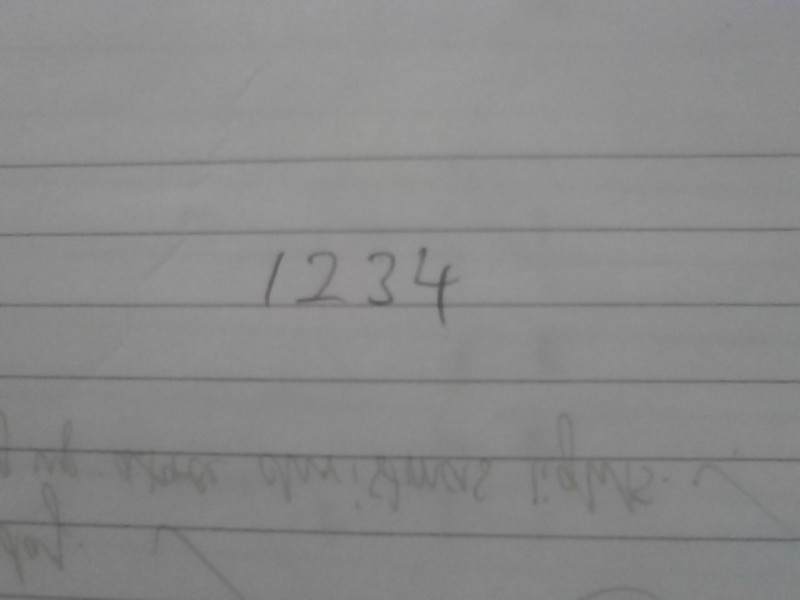
#> input picture input.jpg, 800 x 600 px
$ python -i ImageSegmentationModule.py   (imports and definitions only)
#> lines starting #> are read from the running program, lines starting #| are printed output that depends on the picture; after the words box and inside, x2 and y2 are one past the last pixel; in counts of white or black regions, pixels touching at a corner belong together
import cv2
import numpy as np
import math
import pathlib


# Remove lines
def removeStructure(img, direction, v_size=3, h_size=9):
    # performs an 'opening' transformation (erosion followed by dilation) to the img to further remove noise)
    img = cv2.morphologyEx(img, cv2.MORPH_OPEN, np.ones((5, 5), np.uint8))
    vertical_size = img.shape[0] // v_size  # should be //3. Change back after dataset mod
    vertical_kernel = cv2.getStructuringElement(cv2.MORPH_RECT, (1, vertical_size))
    vertical_mask = 255 - cv2.morphologyEx(img, cv2.MORPH_CLOSE, vertical_kernel)

    vertical_extract = cv2.morphologyEx(img, cv2.MORPH_CLOSE, vertical_kernel)

    just_vertical = cv2.add(img, vertical_mask)

    horizontal_size = img.shape[1] // h_size  # should be //9, Change back after dataset mod
    horizontal_kernel = cv2.getStructuringElement(cv2.MORPH_RECT, (horizontal_size, 1))
    horizontal_mask = 255 - cv2.morphologyEx(img, cv2.MORPH_CLOSE, horizontal_kernel)
    just_horizontal = cv2.add(img, horizontal_mask)

    horizontal_extract = cv2.morphologyEx(img, cv2.MORPH_CLOSE, horizontal_kernel)

    if direction == 1:
        result = just_vertical
    else:
        result = just_horizontal

    return result


def getDirection(img, img_copy, threshold=1.5):
    # initial guess
    direction = 1
    img = removeStructure(img, direction)
    # Converting to greyscale
    gray = cv2.cvtColor(img, cv2.COLOR_BGR2GRAY)
    # applying Gaussian blur
    blur = cv2.bilateralFilter(gray, 9, 75, 75)
    # experimenting with thresholding functions
    thresh = cv2.threshold(blur, 0, 255, cv2.THRESH_OTSU | cv2.THRESH_BINARY_INV)[1]

    # print(img.shape[:3])
    lines = cv2.HoughLinesP(thresh, 1, np.pi / 180, 50, minLineLength=min(img.shape[:2]) / threshold, maxLineGap=5)
    gradients = []
    if lines is not None:
        for l in lines:
            for line in l:
                x1, y1, x2, y2 = line
                if x2 - x1 != 0:
                    gradients.append((y2 - y1) / (x2 - x1))
                else:
                    direction = 1
                    return direction
                cv2.line(img_copy, (x1, y1), (x2, y2), (0, 0, 255), 3)
    mean_gradient = np.mean(gradients)
    if 2 > mean_gradient > -2:
        direction = 0
    else:
        direction = 1
    # cv2.imshow('detected lines', img_copy)
    # cv2.waitKey(0)
    return direction


def findContourBoxes(edged, im_copy, threshold=22):
    contours, hierarchy = cv2.findContours(edged, cv2.RETR_EXTERNAL, cv2.CHAIN_APPROX_NONE)
    # print(contours)
    counter = 1
    area = []
    coords = []
    for ctr in contours:
        x, y, w, h = cv2.boundingRect(ctr)
        area.append(w * h)
    areaMean = np.mean(area)  # average area
    # areaSD = np.std(area)  # standard deviation of area
    # print("average area =", areaMean)
    # print("areaSD = ", areaSD)
    for ctr in contours:
        x, y, w, h = cv2.boundingRect(ctr)
        area = w * h
        if area >= areaMean / threshold:  # / 20 and area <= areaMean*10):
            cv2.rectangle(im_copy, (x, y), (x + w, y + h), (0, 0, 255), 2)
            coords.append([x, y, w, h])
            # print(counter)
            counter += 1
    if not coords:
        return ['error']
    Coords = sorted(coords, key=lambda x: (x[0]))
    # print(Coords)

    return Coords


def getOverlap(box1, box2):
    return min([box2[0] + box2[2] - box1[0], box1[0] + box1[2] - box2[0]])


def drawGroupContours(Coords, img, threshold=5, groupAll=False):
    Coords = sorted(Coords, key=lambda x: (x[0]))
    if groupAll:
        min_x = Coords[0][0]
        min_y = sorted(Coords, key=lambda x: (x[1]))[0][1]
        groupedCoords = [[min_x,
                          min_y,
                          max([c[0] + c[2] for c in Coords]) - min_x,
                          max([c[1] + c[3] for c in Coords]) - min_y]]
    else:
        groupedCoords = [Coords[0]]
        Coords.remove(Coords[0])
        for i in range(0, len(Coords)):
            box = Coords[0]
            if (groupedCoords[-1][0] <= box[0] <= groupedCoords[-1][0] + groupedCoords[-1][2]) or (
                    groupedCoords[-1][0] <= box[0] + box[2] <= groupedCoords[-1][0] + groupedCoords[-1][2]):
                overlap = getOverlap(groupedCoords[-1], box)
                if (overlap >= groupedCoords[-1][2] / threshold or (
                        (groupedCoords[-1][0] <= box[0] <= groupedCoords[-1][0] +
                         groupedCoords[-1][2]) and (
                                groupedCoords[-1][0] <= box[0] + box[2] <=
                                groupedCoords[-1][0] + groupedCoords[-1][2]))):
                    groupedCoords[-1] = [min(groupedCoords[-1][0], box[0]), min(groupedCoords[-1][1], box[1]),
                                         max(groupedCoords[-1][2], box[0] + box[2] - groupedCoords[-1][0]),
                                         max(groupedCoords[-1][3], box[1] + box[3] - groupedCoords[-1][1],
                                             groupedCoords[-1][1] +
                                             groupedCoords[-1][3] - box[1])]
                else:
                    groupedCoords.append(box)
            else:
                groupedCoords.append(box)
            Coords.remove(box)
    for sortedBox in groupedCoords:
        cv2.rectangle(img, (sortedBox[0], sortedBox[1]), (sortedBox[0] + sortedBox[2], sortedBox[1] + sortedBox[3]),
                      (0, 0, 255), 2)

    return groupedCoords


def cropContourBoxes(coords, img):
    img_list = []
    areas = []
    aspect_ratios = []
    coords = sorted(coords, key=lambda x: (x[0]))
    for box in coords:
        symbol = img[box[1]:box[1] + box[3], box[0]:box[0] + box[2]]
        areas.append(box[3] * box[2])
        aspect_ratios.append(box[2] / box[3])
        img_list.append(symbol)
    return img_list, areas, aspect_ratios


def resize(img_list, size):
    resized_imgs = []
    for img in img_list:
        # Get the aspect ratio of the input image
        height, width = img.shape[:2]
        if height > width:
            padded_img = cv2.copyMakeBorder(
                img,
                top=0,
                bottom=0,
                left=math.ceil((height - width) / 2),
                right=math.floor((height - width) / 2),
                borderType=cv2.BORDER_CONSTANT,
                value=(0, 0, 0),
            )
        elif height < width:
            padded_img = cv2.copyMakeBorder(
                img,
                top=math.ceil((width - height) / 2),
                bottom=math.floor((width - height) / 2),
                left=0,
                right=0,
                borderType=cv2.BORDER_CONSTANT,
                value=(0, 0, 0),
            )
        else:
            padded_img = img

        # Resize the image while preserving its aspect ratio
        resized_img = cv2.resize(padded_img, (int(size * 0.6), int(size * 0.6)))
        resized_img = cv2.copyMakeBorder(
            resized_img,
            top=math.ceil((size - int(size * 0.6)) / 2),
            bottom=math.floor((size - int(size * 0.6)) / 2),
            left=math.ceil((size - int(size * 0.6)) / 2),
            right=math.floor((size - int(size * 0.6)) / 2),
            borderType=cv2.BORDER_CONSTANT,
            value=(0, 0, 0),
        )
        resized_img = cv2.dilate(resized_img, np.ones((2, 2), np.uint8))
        #note the below is experimental
        resized_img = cv2.resize(resized_img, (20,20))
        resized_img = cv2.resize(resized_img, (size, size))
        resized_imgs.append(resized_img)
    return resized_imgs


# [97 lines left out: function segment, not called in this run]


def segmentDataset(img, test=False, groupAll=False):
    ''' Segementation function to reduce distribution mismatch between the training data and actual input data'''

    # as the image is inverted (white background and dark numbers),
    # an erosion has a dilation effect on the numbers/symbols as to simulate the effects of blurring
    # img = cv2.erode(img, np.ones((3, 3), np.uint8))
    im_copy = img
    initial = img
    initial = removeStructure(initial, 1, 1, 1) # only removes lines which cross the entire image, as images are
                                                # already cropped, the threshold needs to be decreased.
    direction = getDirection(initial, im_copy, threshold=1) # ensures only background lines are removed.
    gray = cv2.cvtColor(img, cv2.COLOR_BGR2GRAY)
    gray = cv2.erode(gray, np.ones((3, 3), np.uint8))
    blur = cv2.bilateralFilter(gray, 9, 75, 75)
    thresh = cv2.threshold(blur, 0, 255, cv2.THRESH_OTSU | cv2.THRESH_BINARY_INV)[1]
    edged = cv2.Canny(thresh, 70, 200)
    coords = findContourBoxes(edged, im_copy, 100)
    if test:
        cv2.imshow('initial', initial)
        cv2.waitKey(0)
        print('direction : ', direction)
        cv2.imshow('result', img)
        cv2.waitKey(0)
        cv2.imshow('thresh', thresh)
        cv2.waitKey(0)
        cv2.imshow('edged', edged)
        cv2.waitKey(0)
        cv2.imshow('contours', im_copy)
        cv2.waitKey(0)
    if coords[0] == 'error':
        return ['error']
    coords = drawGroupContours(coords, initial, 100, groupAll) # groups all broken components if any.
    img_list, areas, aspect_ratios = cropContourBoxes(coords, thresh)
    resized_imgs = resize(img_list, 50)
    for img in resized_imgs:
        img = cv2.resize(img, (int(10), int(10)),  interpolation=cv2.INTER_LINEAR)
        img = cv2.resize(img, (500, 500),  interpolation=cv2.INTER_LINEAR)
    if test:
        cv2.imshow('grouped', initial)
        cv2.waitKey(0)
        for img in resized_imgs:
            cv2.imshow('input', img)
            cv2.waitKey(0)
    return resized_imgs

>>> import cv2
>>> picture = cv2.imread('input.jpg')
#> picture is the input picture: shape (600, 800, 3); mean B, G, R 137.7, 137.7, 137.6
>>> result = segmentDataset(picture)
#> call 2 of removeStructure, with direction = 1, v_size = 3, h_size = 9
#> in removeStructure (call 2), `just_horizontal = cv2.add(img, horizontal_mask)`:
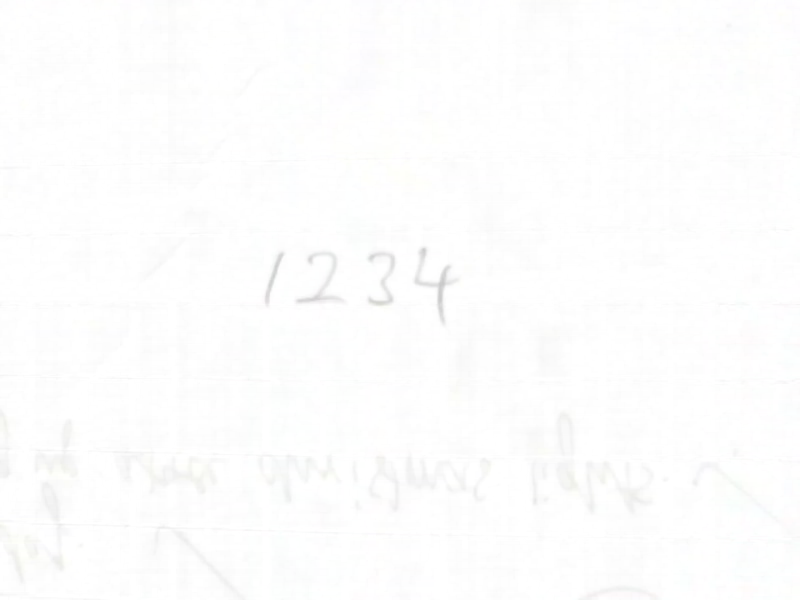
#> just_horizontal: shape (600, 800, 3); mean of channels 0, 1, 2 253.5, 253.5, 253.5; drawn as B, G, R
#> in getDirection, `thresh = cv2.threshold(blur, 0, 255, cv2.THRESH_OTSU | cv2.THRESH_BINA..`:
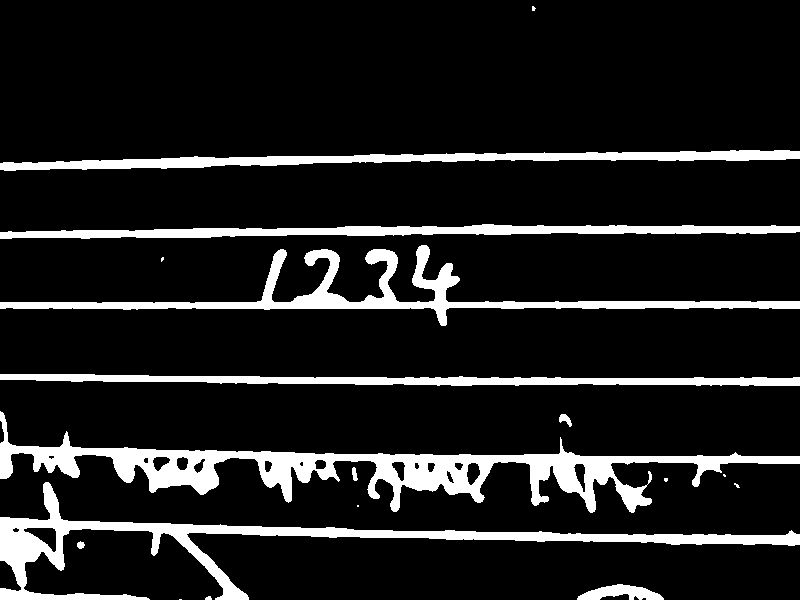
#> thresh: shape (600, 800); 12.2% white; 18 white regions (7 under 20 px), largest, box (x1, y1, x2, y2) and area: (0, 411, 800, 513) 17464, (0, 482, 800, 600) 11761, (0, 245, 800, 326) 9401
#> in getDirection, `lines = cv2.HoughLinesP(thresh, 1, np.pi / 180, 50, minLineLength=min(..`: lines = 23 rows, first 6: [154, 229, 799, 229], [0, 167, 799, 153], [106, 456, 799, 456], [0, 306, 799, 306], [26, 231, 799, 231], [0, 166, 799, 152]
#> the loop in getDirection, `for l in lines:` made 23 passes
#> l on passes 1 to 12: [[154, 229, 799, 229]], [[0, 167, 799, 153]], [[106, 456, 799, 456]], [[0, 306, 799, 306]], [[26, 231, 799, 231]], [[0, 166, 799, 152]], [[36, 380, 799, 380]], [[0, 307, 799, 307]], [[0, 165, 799, 151]], [[0, 303, 799, 303]], [[0, 525, 799, 539]], [[0, 232, 795, 232]]
#> after the loop in getDirection, `for l in lines:`:
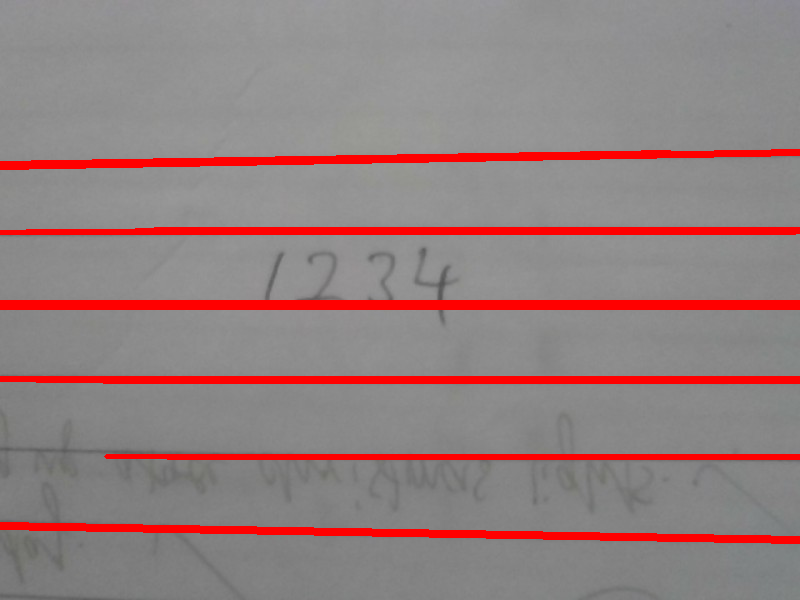
#> img_copy: shape (600, 800, 3); mean B, G, R 127.7, 127.7, 147.6
#> after the loop in getDirection, `for l in lines:`: gradients = [0, -0.0175, 0, 0, 0, -0.0175, 0, 0, -0.0175, 0, 0.0175, 0, 0, 0, 0, 0, 0.0175, 0, 0.0175, 0, -0.0164, 0, 0]
#> in getDirection, `mean_gradient = np.mean(gradients)`: mean_gradient = -0.000714
#> in segmentDataset, `direction = getDirection(initial, im_copy, threshold=1)`: direction = 0
#> in segmentDataset, `thresh = cv2.threshold(blur, 0, 255, cv2.THRESH_OTSU | cv2.THRESH_BINA..`: thresh: shape (600, 800); 11.5% white; 19 white regions (3 under 20 px), largest, box (x1, y1, x2, y2) and area: (0, 511, 800, 583) 11239, (0, 254, 800, 320) 10252, (0, 148, 800, 171) 8404
#> in segmentDataset, `edged = cv2.Canny(thresh, 70, 200)`:
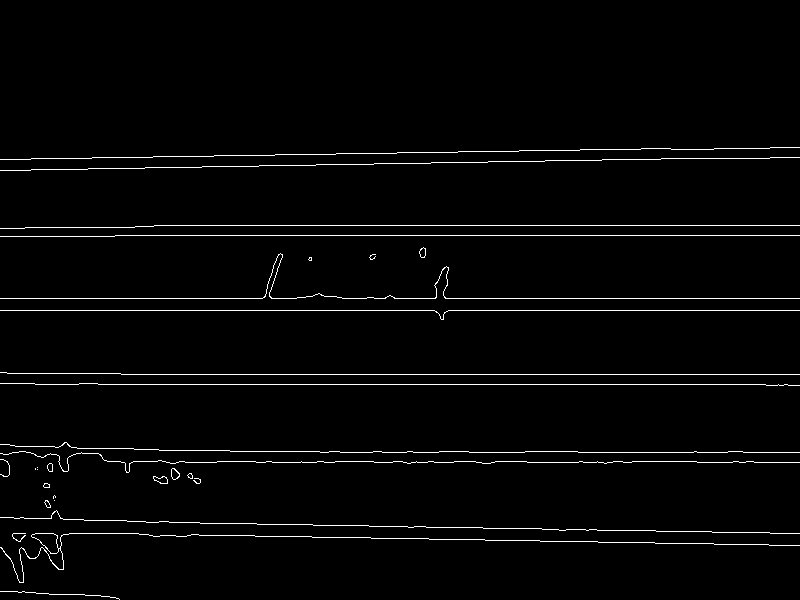
#> edged: shape (600, 800); 2.2% white in thin lines or dots, all inside (x1, y1, x2, y2) = (0, 147, 800, 600)
#> in findContourBoxes, `contours, hierarchy = cv2.findContours(edged, cv2.RETR_EXTERNAL, cv2.C..`: contours = 30 contours, 23 with area under 20; largest, box (x1, y1, x2, y2) and area: (0, 533, 800, 583) 340, (153, 476, 168, 484) 68, (171, 468, 180, 480) 66, (419, 247, 426, 258) 46, (47, 463, 53, 472) 34, (44, 500, 51, 508) 26, (43, 483, 50, 488) 20
#> the loop in findContourBoxes, `for ctr in contours:` made 30 passes
#> (x, y, w, h) on passes 1 to 12: (0, 591, 120, 9), (0, 533, 800, 50), (12, 533, 14, 9), (0, 510, 800, 24), (54, 500, 1, 1), (44, 500, 7, 8), (53, 495, 3, 4), (43, 483, 7, 5), (193, 478, 8, 6), (153, 476, 15, 8), (187, 473, 6, 6), (37, 469, 1, 1)
#> (ctr, x, y, w, h) on pass 14: ([[35, 468], [35, 469]], 35, 468, 1, 2)
#> after the loop in findContourBoxes, `for ctr in contours:`: area = 30 values, max 40000 at index 1, min 1 at index 4, mean 5453.2
#> in findContourBoxes, `areaMean = np.mean(area)`: areaMean = 5453.2
#> the loop in findContourBoxes, `for ctr in contours:` made 30 passes
#> (x, y, w, h, area) on passes 1, 2, 3, 4, 6, 8, 9, 10, 11, 13, 16, 17: (0, 591, 120, 9, 1080), (0, 533, 800, 50, 40000), (12, 533, 14, 9, 126), (0, 510, 800, 24, 19200), (44, 500, 7, 8, 56), (43, 483, 7, 5, 35), (193, 478, 8, 6, 48), (153, 476, 15, 8, 120), (187, 473, 6, 6, 36), (171, 468, 9, 12, 108), (47, 463, 6, 9, 54), (0, 459, 10, 18, 180)
#> after the loop in findContourBoxes, `for ctr in contours:`:
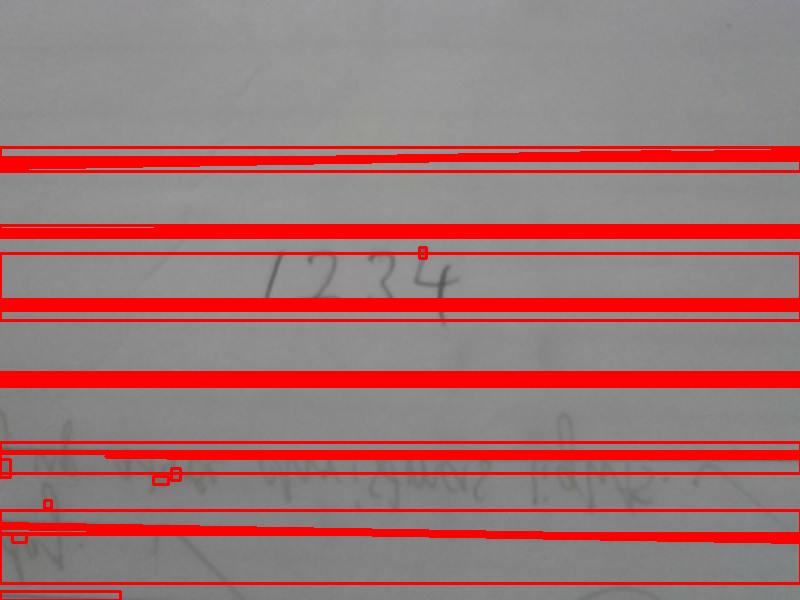
#> im_copy: shape (600, 800, 3); mean B, G, R 115.5, 115.5, 158.5
#> after the loop in findContourBoxes, `for ctr in contours:`: coords = 19 items, first 6: [0, 591, 120, 9], [0, 533, 800, 50], [12, 533, 14, 9], [0, 510, 800, 24], [44, 500, 7, 8], [153, 476, 15, 8]; counter = 20
#> in findContourBoxes, `Coords = sorted(coords, key=lambda x: (x[0]))`: Coords = 19 items, first 6: [0, 591, 120, 9], [0, 533, 800, 50], [0, 510, 800, 24], [0, 459, 10, 18], [0, 451, 800, 22], [0, 442, 800, 11]
#> in segmentDataset, `coords = findContourBoxes(edged, im_copy, 100)`: coords has the same summary as Coords in findContourBoxes
#> in drawGroupContours, `groupedCoords = [Coords[0]]`: groupedCoords = [[0, 591, 120, 9]]
#> the loop in drawGroupContours, `for i in range(0, len(Coords)):` made 18 passes
#> (box, overlap) on passes 1 to 12: ([0, 533, 800, 50], 120), ([0, 510, 800, 24], 800), ([0, 459, 10, 18], 10), ([0, 451, 800, 22], 800), ([0, 442, 800, 11], 800), ([0, 383, 800, 3], 800), ([0, 372, 800, 3], 800), ([0, 310, 800, 10], 800), ([0, 253, 800, 46], 800), ([0, 235, 800, 2], 800), ([0, 225, 800, 4], 800), ([0, 157, 800, 14], 800)
#> after the loop in drawGroupContours, `for i in range(0, len(Coords)):`: Coords = []; groupedCoords = [[0, 147, 800, 453]]
#> the loop in drawGroupContours, `for sortedBox in groupedCoords:` made 1 pass
#> the loop in cropContourBoxes, `for box in coords:` made 1 pass
#> pass 1, in cropContourBoxes, `symbol = img[box[1]:box[1] + box[3], box[0]:box[0] + box[2]]`:
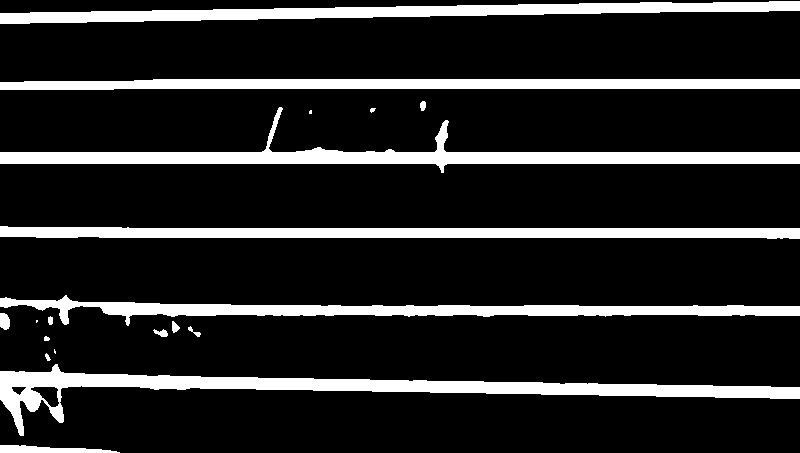
#> symbol: shape (453, 800); 15.2% white; 19 white regions (3 under 20 px), largest, box (x1, y1, x2, y2) and area: (0, 364, 800, 436) 11239, (0, 107, 800, 173) 10252, (0, 1, 800, 24) 8404
#> after the loop in cropContourBoxes, `for box in coords:`: areas = [362400]; aspect_ratios = [1.77]; img_list = 1 item
#> in segmentDataset, `img_list, areas, aspect_ratios = cropContourBoxes(coords, thresh)`: areas = [362400]; aspect_ratios = [1.77]
#> the loop in resize, `for img in img_list:` made 1 pass
#> (height, width) on pass 1: (453, 800)
#> after the loop in resize, `for img in img_list:`: resized_imgs = 1 item
#> the loop in segmentDataset, `for img in resized_imgs:` made 1 pass
#> pass 1, in segmentDataset, `img = cv2.resize(img, (500, 500),  interpolation=cv2.INTER_LINEAR)`:
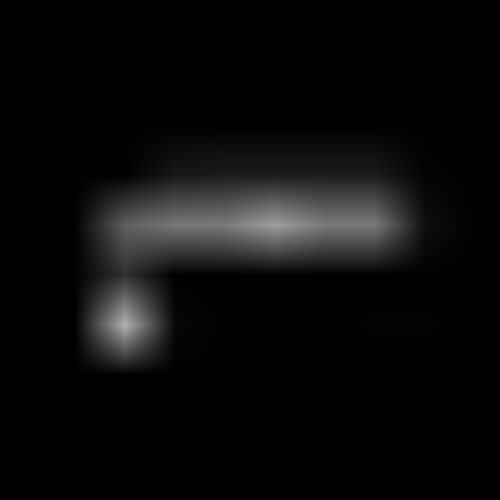
#> img: shape (500, 500); min 0, max 175, mean 11.2
#> result = 1 item
